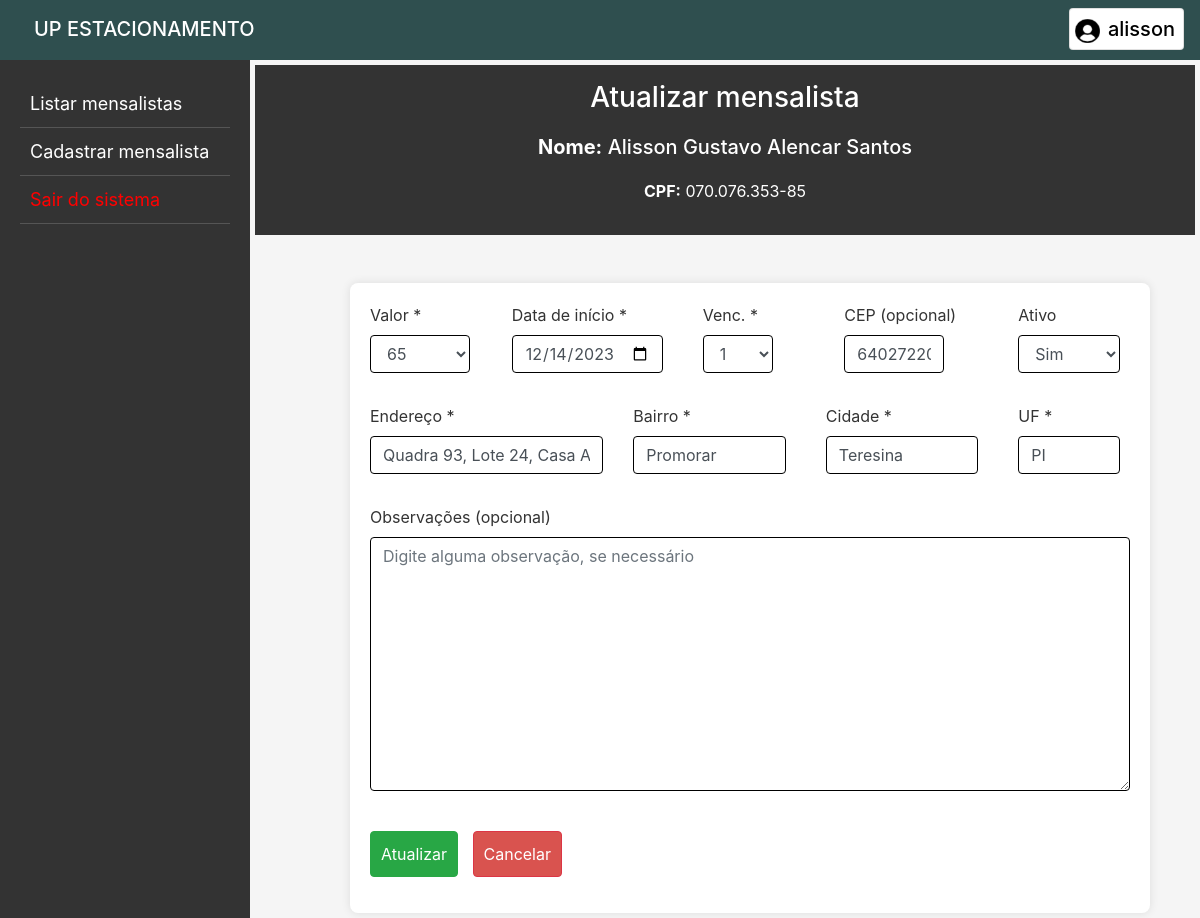
The page /atualizar_mensalista/24 (signed in) on the database its author committed.
### app_estacionamento/models.py (models this page shows, shortened)
class Mensalista(models.Model):
    id = models.AutoField(primary_key=True)
    situacao = models.BooleanField('Ativo', default=True)
    nome = models.CharField('Nome *', max_length=50)
    cpf = models.CharField('CPF *', max_length=14)
    valor = models.DecimalField('Valor *', max_digits=8, decimal_places=2)
    data_inicial = models.DateField('Data de início *')
    dia_vencimento = models.IntegerField('Dia de vencimento *')
    cep = models.CharField('CEP', max_length=9, blank=True)
    endereco = models.CharField('Endereço', max_length=255)
    bairro = models.CharField('Bairro', max_length=255)
    cidade = models.CharField('Cidade', max_length=255)
    uf = models.CharField('UF', max_length=2)
    obs = models.TextField('Observações', max_length=500, blank=True)

### app_estacionamento/views.py (the view, shortened to what this page needs)
# urls.py: path('atualizar_mensalista/<int:pk>', views.atualizar_mensalista, name='atualizar_mensalista'),
@login_required(login_url="login/")
def atualizar_mensalista(request, pk):
    if request.method == "GET":
        men = {"mensalista": Mensalista.objects.filter(pk=pk).first()}
        return render(request, "atualizar.html", men)
    return redirect("index")

### app_estacionamento/templates/atualizar.html (shortened to what this page needs)
{% extends 'base.html' %}
{% block inicio %}
<header>
    <h3>Atualizar mensalista</h3>
    <h5><strong>Nome:</strong> {{mensalista.nome|title}}</h5>
    <p><strong>CPF:</strong> {{mensalista.cpf}}</p>
</header>
<br><br>
<div class="form-container">
<form action="{% url 'atualizar_mensalista' mensalista.id %}" method="post" class="form" autocomplete="off"
    style="margin-left: 50px;">
    <div class="row">
        <div class="col-md-2">
            <div class="form-group">
                <label for="id_valor">Valor *</label>
                <select class="form-control" id="id_valor" name="valor" style="width: 100px;">
                    <option value="65">65</option>
                </select>
            </div>
        </div>
        <div class="col-md-3">
            <div class="form-group">
                <label for="id_data_inicial">Data de início *</label>
                <input class="form-control" type="date" name="data_inicial" id="id_data_inicial"
                value="{{ mensalista.data_inicial|date:'Y-m-d' }}"  max="{% now 'Y-m-d' %}" required>
            </div>
        </div>
        <div class="col-md-2">
            <div class="form-group">
                <label for="id_dia_vencimento">Venc. *</label>
                <select class="form-control" id="id_dia_vencimento" name="dia_vencimento" style="width: 70px;">
                    <option value="1">1</option>
                </select>
            </div>
        </div>
        <div class="col-md-3">
            <div class="form-group">
                <label for="id_cep">CEP (opcional)</label>
                <input class="form-control" type="text" name="cep" id="id_cep" maxlength="8" style="width: 100px;"
                    value="{{ mensalista.cep }}">
            </div>
        </div>
        <div class="col-md-2">
            <div class="form-group">
                <label for="id_situacao">Ativo</label>
                <select class="form-control" id="id_situacao" name="situacao">
                    <option value="True">Sim</option>
                </select>
            </div>
        </div>
    </div>
    <div class="row">
        <div class="col-md-4">
            <div class="form-group">
                <label for="id_endereco">Endereço *</label>
                <input class="form-control" type="text" name="endereco" id="id_endereco" maxlength="255" required
                    value="{{ mensalista.endereco|title }}">
            </div>
        </div>
        <div class="col-md-3">
            <div class="form-group">
                <label for="id_bairro">Bairro *</label>
                <input class="form-control" type="text" name="bairro" id="id_bairro" maxlength="255" required
                    value="{{ mensalista.bairro|title }}">
            </div>
        </div>
        <div class="col-md-3">
            <div class="form-group">
                <label for="id_cidade">Cidade *</label>
                <input class="form-control" type="text" name="cidade" id="id_cidade" maxlength="110" required
                    value="{{ mensalista.cidade|title }}">
            </div>
        </div>
        <div class="col-md-2">
            <div class="form-group">
                <label for="id_uf">UF *</label>
                <input class="form-control" type="text" name="uf" id="id_uf" maxlength="2" required
                    style="text-transform: uppercase;" value="{{ mensalista.uf }}">
            </div>
        </div>
    </div>
    <div>
        <div class="form-group">
            <label for="id_obs">Observações (opcional)</label>
            <textarea class="form-control" name="obs" id="id_obs" cols="10" rows="10"
                placeholder="Digite alguma observação, se necessário">{{ mensalista.obs }}</textarea>
        </div>
    </div>
    <div class="form-group">
        <br>
        <button type="submit" class="btn btn-success">Atualizar</button>
        <a href="javascript:history.go(-1)" class="btn btn-danger">Cancelar</a>
    </div>
</form>
</div>
{% endblock %}

### app_estacionamento/templates/base.html (shortened to what this page needs)
{% load bootstrap4 %}
<!DOCTYPE html>
<html lang="pt-br">
<head>
    {% bootstrap_css %}
</head>
<body>
    <nav id="nav" class="navbar">
        <strong class="navbar-brand mb-0 h1" style="margin-left: 18px;">UP ESTACIONAMENTO</strong>
        <a href="{% url 'usuario' %}">
            <div class="card">
                <span class="navbar-brand mb-0 h1" style="margin-left: 5px; margin-right: 8px;"><img src="../static/img/user.png" alt="user"
                        width="25px" height="24" style="margin-right: 8px;">{{ user }}</span>
            </div>
        </a>
    </nav>
    <div id="div_container">
        <div id="sidebar">
            <a href="{% url 'index' %}">Listar mensalistas</a>
            <a href="{% url 'cadastrar_mensalista' %}">Cadastrar mensalista</a>
            <a href="{% url 'logout' %}" style="color: red;" onclick="return confirm('Deseja sair?')">Sair
                do sistema</a>
        </div>
        <div id="content">
            {% block inicio %}
            {% endblock %}
        </div>
    </div>
</body>
</html>

### app_estacionamento/templates/base.html (style rules this page uses)
body { margin: 0; padding: 0; background-color: #f5f5f5; height: 100vh; }
#div_container { display: grid; grid-template-columns: 250px 1fr; height: 100%; }
#sidebar { background: #333; color: white; padding: 20px; }
#sidebar a { text-decoration: none; font-size: 18px; color: #fff; display: block; padding: 10px; border-bottom: 1px solid #555; transition: background 0.3s; }
#content { padding: 5px; }
#nav { background-color: darkslategray; color: white; height: 60px; padding-bottom: 10px; }
.card { color: black; }
.form-control { border-color: black; }

### app_estacionamento/templates/atualizar.html (style rules this page uses)
header { background-color: #333; color: #fff; text-align: center; padding: 1em; }
h5 { color: white; text-align: center; margin-bottom: 20px; margin-top: 20px; }
.form { max-width: 800px; background-color: #fff; padding: 20px; border-radius: 8px; box-shadow: 0 0 10px rgba(0, 0, 0, 0.1); }
.row { display: flex; margin-bottom: 15px; }
.col-md-3, .col-md-2, .col-md-1 { flex: 1; margin-right: 10px; }
label { color: #333; }
.btn { padding: 10px; margin-right: 10px; cursor: pointer; }
.btn-danger { background-color: #d9534f; color: #fff; }
.form-container { display: flex; justify-content: center; align-items: center; }

### rows shown on the page
Mensalista: nome "Alisson Gustavo Alencar Santos", cpf "070.076.353-85", data_inicial "12/14/2023", cep "64027220", endereco "Quadra 93, Lote 24, Casa A", bairro "Promorar", cidade "Teresina", uf "pi"

### other values the page prints
{{ user }} "alisson"
